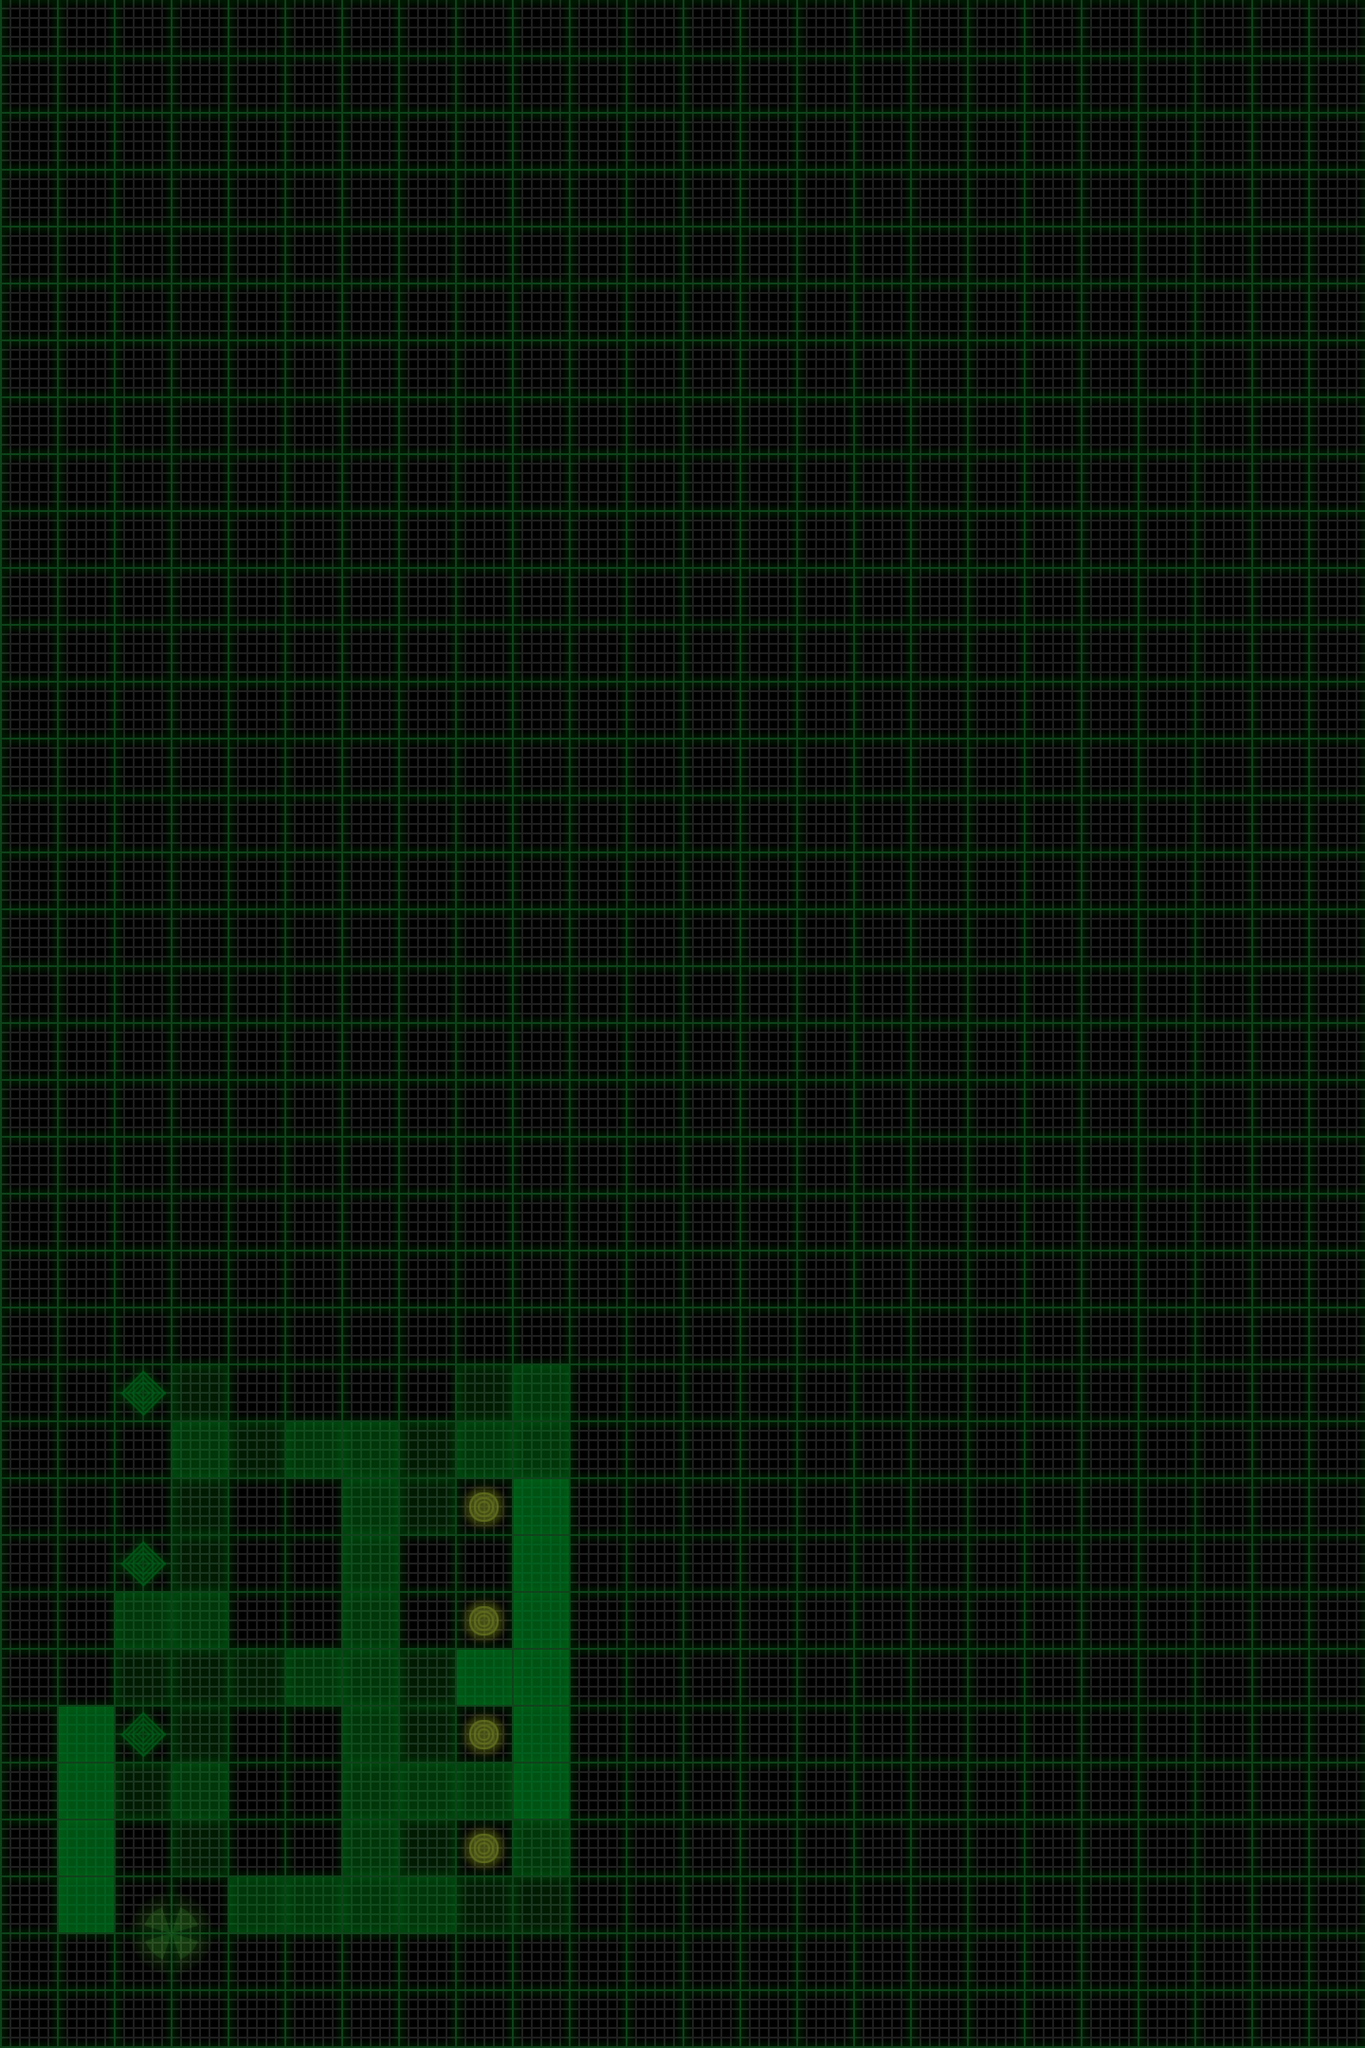

Below is a game level as drawn by its tile map, then a one-line description and the .tmx that defines it (tile-layer data replaced by summaries):
An orthogonal 24x36 tile map with 60x60 px tiles, 4 tile layers (map, terrain, items, sand), 2 tilesets and 1 object (startSite).

<map version="1.0" orientation="orthogonal" width="24" height="36" tilewidth="60" tileheight="60">
 <tileset firstgid="1" name="map" tilewidth="60" tileheight="60">
  <image source="map.png" />
  <tile id="0">
   <properties>
    <property name="mapID" value="empty" />
   </properties>
  </tile>
  <tile id="1">
   <properties>
    <property name="mapID" value="down-1" />
   </properties>
  </tile>
  <tile id="2">
   <properties>
    <property name="mapID" value="down-2" />
   </properties>
  </tile>
  <tile id="3">
   <properties>
    <property name="mapID" value="down-3" />
   </properties>
  </tile>
  <tile id="4">
   <properties>
    <property name="mapID" value="down-4" />
   </properties>
  </tile>
  <tile id="5">
   <properties>
    <property name="mapID" value="down-5" />
   </properties>
  </tile>
  <tile id="6">
   <properties>
    <property name="mapID" value="up-1" />
   </properties>
  </tile>
  <tile id="7">
   <properties>
    <property name="mapID" value="up-2" />
   </properties>
  </tile>
  <tile id="8">
   <properties>
    <property name="mapID" value="up-3" />
   </properties>
  </tile>
  <tile id="9">
   <properties>
    <property name="mapID" value="up-4" />
   </properties>
  </tile>
  <tile id="10">
   <properties>
    <property name="mapID" value="up-5" />
   </properties>
  </tile>
 </tileset>
 <tileset firstgid="17" name="items" tilewidth="60" tileheight="60">
  <image source="items.png" />
  <tile id="0">
   <properties>
    <property name="itemID" value="station" />
   </properties>
  </tile>
  <tile id="1">
   <properties>
    <property name="itemID" value="sensorSite" />
   </properties>
  </tile>
  <tile id="8">
   <properties>
    <property name="itemID" value="station" />
   </properties>
  </tile>
  <tile id="9">
   <properties>
    <property name="itemID" value="sensor" />
   </properties>
  </tile>
  <tile id="16">
   <properties>
    <property name="itemID" value="station" />
   </properties>
  </tile>
  <tile id="17">
   <properties>
    <property name="itemID" value="sample" />
   </properties>
  </tile>
  <tile id="24">
   <properties>
    <property name="itemID" value="station" />
   </properties>
  </tile>
 </tileset>
 <layer name="map" width="24" height="36">
  <data>[864 cells, 864 non-empty, 1 distinct tile ids]</data>
 </layer>
 <layer name="terrain" width="24" height="36">
  <data>[864 cells, 53 non-empty, 3 distinct tile ids]</data>
 </layer>
 <layer name="items" width="24" height="36">
  <data>[864 cells, 11 non-empty, 6 distinct tile ids]</data>
 </layer>
 <layer name="sand" width="24" height="36">
  <data>[864 cells, 0 non-empty, 0 distinct tile ids]</data>
 </layer>
 <objectgroup name="objects" width="24" height="36">
  <object name="startSite" x="150" y="2010">
   <properties>
    <property name="bearing" value="north" />
    <property name="energy" value="102" />
    <property name="expectedCodeScore" value="88" />
    <property name="sampleSites" value="3" />
    <property name="sensorSites" value="4" />
    <property name="zoom" value="out" />
   </properties>
  </object>
 </objectgroup>
</map>
